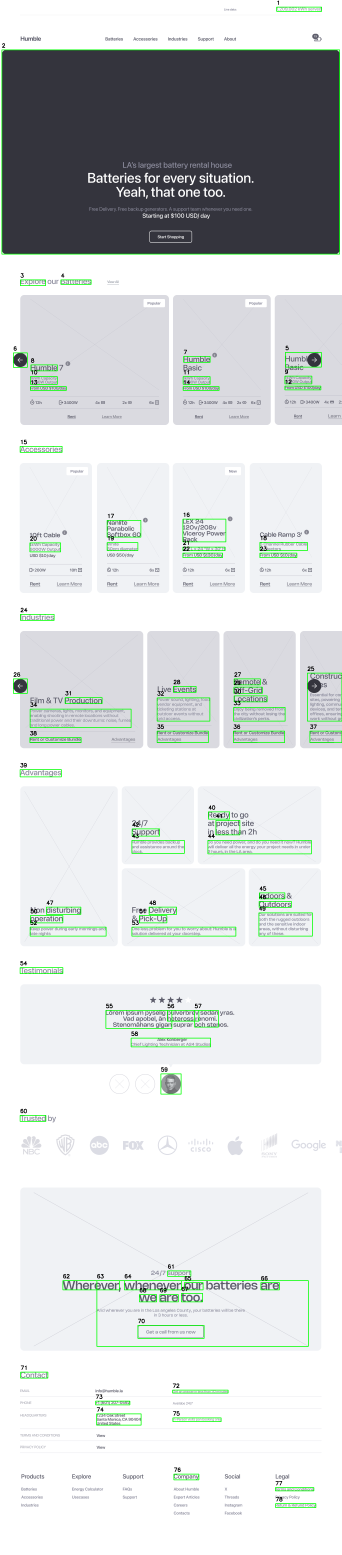
#> input picture helper_wireframe_checker/output/detected_homepage_pixel_map.png, 1366 x 6220 px (shown at 1/4 size); its folder holds only this picture in this run
$ python main.py output/detected_homepage_pixel_map.png
#> lines starting #> are read from the running program, lines starting #| are printed output that depends on the picture; after the words box and inside, x2 and y2 are one past the last pixel; in counts of white or black regions, pixels touching at a corner belong together
### helper_wireframe_checker/image_processor.py
import cv2
import pytesseract
import numpy as np

def detect_elements(image_path):
    """
    Detects elements in a screenshot using Canny edge detection and returns raw data.
    This function focuses only on detection and OCR, not classification.
    """
#> called with image_path = 'output/detected_homepage_pixel_map.png'
    try:
        image = cv2.imread(image_path)
#> image is the input picture: shape (6220, 1366, 3); mean B, G, R 217.2, 217.2, 213.5
        output_image = image.copy()
        gray = cv2.cvtColor(image, cv2.COLOR_BGR2GRAY)

        # 1. Use Canny edge detection
        blur = cv2.GaussianBlur(gray, (5, 5), 0)
        edges = cv2.Canny(blur, 50, 150)
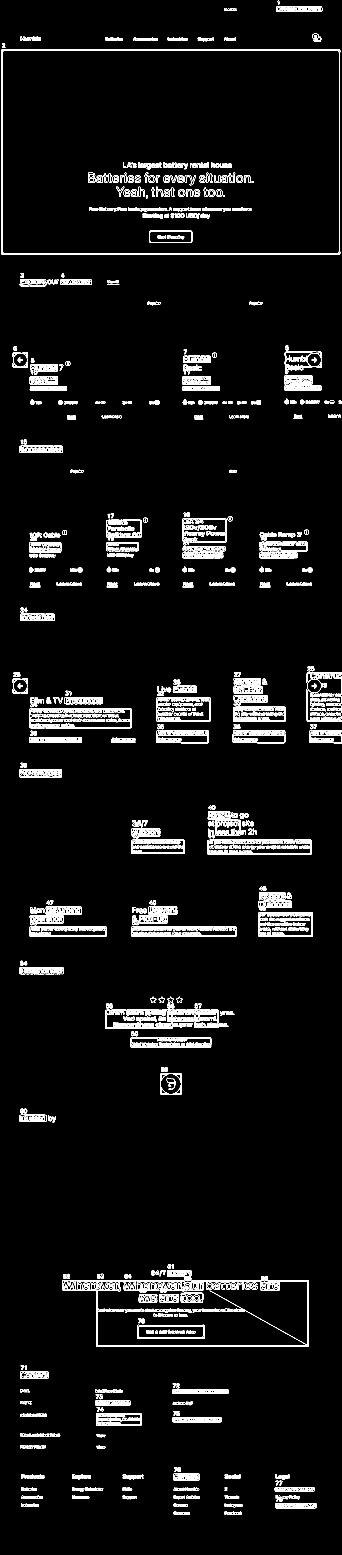
#> edges: shape (6220, 1366) (shown at 1/4 size); 2.5% white in thin lines or dots

        # 2. Use morphological closing to form solid contours
        kernel = cv2.getStructuringElement(cv2.MORPH_RECT, (7, 7))
        closed = cv2.morphologyEx(edges, cv2.MORPH_CLOSE, kernel)
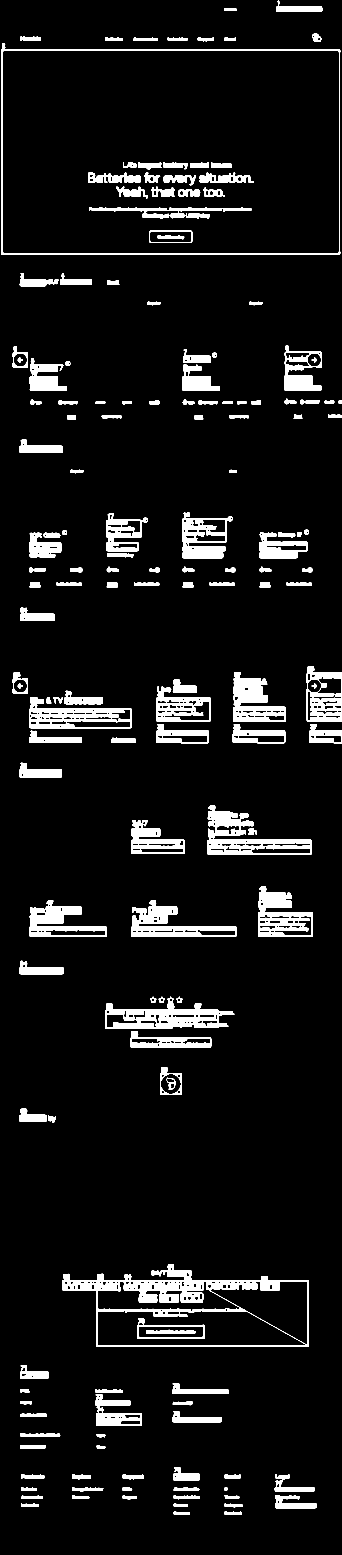
#> closed: shape (6220, 1366) (shown at 1/4 size); 7% white; 161 white regions

        # 3. Find contours
        contours, _ = cv2.findContours(closed, cv2.RETR_EXTERNAL, cv2.CHAIN_APPROX_SIMPLE)
#> contours = 138 contours; largest, box (x1, y1, x2, y2) and area: (5, 172, 1361, 1019) 1108406, (249, 5057, 1236, 5388) 238458, (829, 3221, 1248, 3418) 37481, (421, 3987, 937, 4116) 36388, (118, 2790, 527, 2913) 33290

        elements = []
        element_id = 1

        # Filter and sort contours by position
        bounding_boxes = [cv2.boundingRect(c) for c in contours]
#> bounding_boxes = 138 items, first 6: (899, 6046, 69, 13), (694, 6046, 65, 13), (899, 6014, 71, 16), (694, 6014, 56, 13), (85, 6014, 70, 13), (898, 5982, 59, 13)
        # Skip tiny noise elements
        valid_boxes = [b for b in bounding_boxes if b[2] * b[3] > 2000]
#> valid_boxes = 45 items, first 6: (1100, 5981, 166, 52), (1099, 5896, 159, 70), (693, 5869, 105, 53), (689, 5644, 198, 45), (380, 5577, 187, 126), (688, 5533, 227, 42)
        valid_boxes.sort(key=lambda r: (r[1], r[0])) # Sort top-to-bottom, left-to-right

        for x, y, w, h in valid_boxes:
            # 4. Perform OCR on the region of interest (ROI)
            roi = image[y:y+h, x:x+w]
            text = pytesseract.image_to_string(roi, lang="eng", config="--psm 6").strip()

            elements.append({
                "id": element_id,
                "x": x,
                "y": y,
                "width": w,
                "height": h,
                "text": text
            })

            # 5. Draw the box and ID on the output image for visual debugging
            cv2.rectangle(output_image, (x, y), (x + w, y + h), (0, 255, 0), 2)
            cv2.putText(output_image, str(element_id), (x, y - 10), cv2.FONT_HERSHEY_SIMPLEX, 0.7, (0, 0, 0), 2)
            element_id += 1
#> this loop made 1 pass
#> (x, y, w, h) on pass 1: (1104, 0, 185, 48)
#> pass 1, in detect_elements, `roi = image[y:y+h, x:x+w]`:
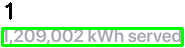
#> roi: shape (48, 185, 3); mean B, G, R 212.1, 244.7, 210.9
#> after the loop, element_id = 1; elements = []

        return output_image, elements

    except Exception as e:
        print(f"An error occurred during element detection: {e}")
        return None, []

def process_image(image_path):
    """
    Main processing function to generate a labeled image and element data.
    """
    output_filename = image_path.split('/')[-1]
    element_output_path = f"output/detected_{output_filename}"

    labeled_image, elements_data = detect_elements(image_path)

    if labeled_image is not None:
        cv2.imwrite(element_output_path, labeled_image)
        print(f"Processed detection image saved to: {element_output_path}")

    return elements_data

### helper_wireframe_checker/main.py
import sys
import csv
from image_processor import process_image

def save_elements_to_csv(elements, csv_path):
    """Saves the detected element data to a CSV file."""
    if not elements:
        print("No elements were detected.")
        return

    # Define the headers based on the keys of the first element
    headers = list(elements[0].keys())

    try:
        with open(csv_path, 'w', newline='', encoding='utf-8') as f:
            writer = csv.DictWriter(f, fieldnames=headers)
            writer.writeheader()
            writer.writerows(elements)
        print(f"Successfully wrote {len(elements)} elements to {csv_path}")
    except IOError as e:
        print(f"Error writing to CSV file: {e}")

if __name__ == '__main__':
    if len(sys.argv) != 2:
        print('Usage: python main.py <path_to_image>')
        sys.exit(1)

    image_path = sys.argv[1]
    output_csv_path = 'output/elements.csv'

    # 1. Run the simplified detection processor
#> (the run stopped early here; a loop or call above may not have finished)
